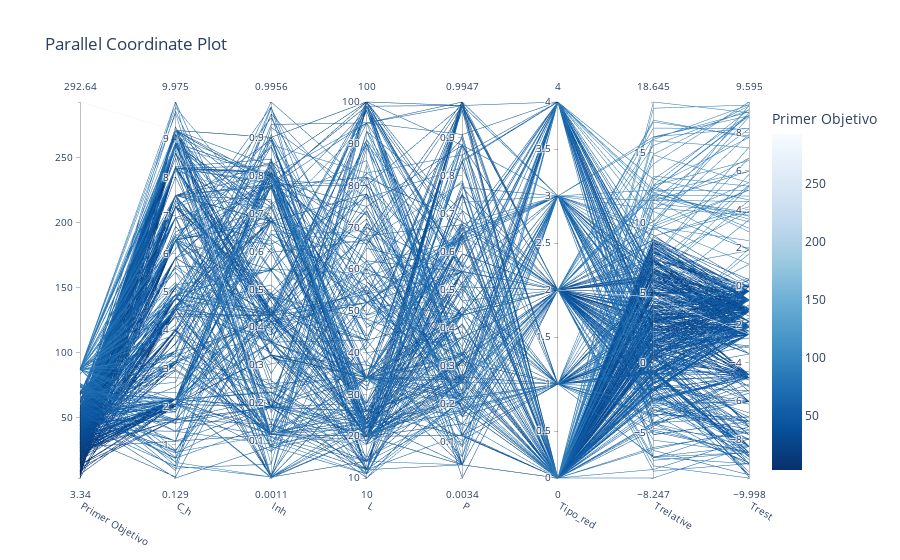

Write notebook code for a chart like this one.
### Code cell
target = lambda trial: trial.values[0]  # Primer objetivo a visualizar

# Ahora puedes graficar el gráfico de coordenadas paralelas
vis.plot_parallel_coordinate(study, target=target, target_name='Primer Objetivo')

### Figure 1 — Plotly figure (JSON) as saved in the notebook; plotly's stock layout.template omitted (floating-point values rounded to 4 significant figures; data arrays with more than 128 entries replaced by an {"elided": "..."} marker saying what was removed)
{"data": [{"dimensions": [{"label": "Primer Objetivo", "range": [3.337, 292.6], "values": {"elided": "500 float values"}}, {"label": "C_h", "range": [0.129, 9.975], "values": {"elided": "500 float values"}}, {"label": "Inh", "range": [0.001125, 0.9956], "values": {"elided": "500 float values"}}, {"label": "L", "range": [10, 100], "values": {"elided": "500 int values"}}, {"label": "P", "range": [0.003399, 0.9947], "values": {"elided": "500 float values"}}, {"label": "Tipo_red", "range": [0, 4], "values": {"elided": "500 int values"}}, {"label": "Trelative", "range": [-8.247, 18.65], "values": {"elided": "500 float values"}}, {"label": "Trest", "range": [-9.998, 9.595], "values": {"elided": "500 float values"}}], "labelangle": 30, "labelside": "bottom", "line": {"color": {"elided": "500 float values"}, "colorbar": {"title": {"text": "Primer Objetivo"}}, "colorscale": [[0, "rgb(247,251,255)"], [0.125, "rgb(222,235,247)"], [0.25, "rgb(198,219,239)"], [0.375, "rgb(158,202,225)"], [0.5, "rgb(107,174,214)"], [0.625, "rgb(66,146,198)"], [0.75, "rgb(33,113,181)"], [0.875, "rgb(8,81,156)"], [1, "rgb(8,48,107)"]], "reversescale": true, "showscale": true}, "type": "parcoords"}], "layout": {"title": {"text": "Parallel Coordinate Plot"}}}
